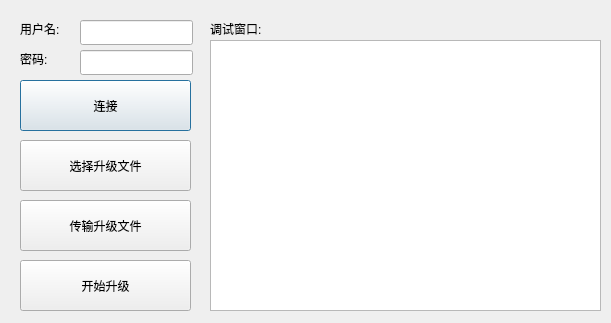
<?xml version="1.0" encoding="UTF-8"?>
<ui version="4.0">
 <class>sshpasswordDlg</class>
 <widget class="QDialog" name="sshpasswordDlg">
  <property name="geometry">
   <rect>
    <x>0</x>
    <y>0</y>
    <width>611</width>
    <height>323</height>
   </rect>
  </property>
  <property name="windowTitle">
   <string>Dialog</string>
  </property>
  <widget class="QLabel" name="label">
   <property name="geometry">
    <rect>
     <x>20</x>
     <y>20</y>
     <width>51</width>
     <height>17</height>
    </rect>
   </property>
   <property name="text">
    <string>用户名:</string>
   </property>
  </widget>
  <widget class="QLineEdit" name="sshusename">
   <property name="geometry">
    <rect>
     <x>80</x>
     <y>20</y>
     <width>113</width>
     <height>25</height>
    </rect>
   </property>
  </widget>
  <widget class="QLabel" name="label_2">
   <property name="geometry">
    <rect>
     <x>20</x>
     <y>50</y>
     <width>51</width>
     <height>17</height>
    </rect>
   </property>
   <property name="text">
    <string>密码:</string>
   </property>
  </widget>
  <widget class="QLineEdit" name="sshpassword">
   <property name="geometry">
    <rect>
     <x>80</x>
     <y>50</y>
     <width>113</width>
     <height>25</height>
    </rect>
   </property>
  </widget>
  <widget class="QPushButton" name="sshlinkBtn">
   <property name="geometry">
    <rect>
     <x>20</x>
     <y>80</y>
     <width>171</width>
     <height>51</height>
    </rect>
   </property>
   <property name="text">
    <string>连接</string>
   </property>
  </widget>
  <widget class="QPushButton" name="sshfileBtn">
   <property name="geometry">
    <rect>
     <x>20</x>
     <y>140</y>
     <width>171</width>
     <height>51</height>
    </rect>
   </property>
   <property name="text">
    <string>选择升级文件</string>
   </property>
  </widget>
  <widget class="QPushButton" name="sshsetupBtn">
   <property name="geometry">
    <rect>
     <x>20</x>
     <y>200</y>
     <width>171</width>
     <height>51</height>
    </rect>
   </property>
   <property name="text">
    <string>传输升级文件</string>
   </property>
  </widget>
  <widget class="QTextBrowser" name="record">
   <property name="geometry">
    <rect>
     <x>210</x>
     <y>40</y>
     <width>391</width>
     <height>271</height>
    </rect>
   </property>
  </widget>
  <widget class="QLabel" name="label_3">
   <property name="geometry">
    <rect>
     <x>210</x>
     <y>20</y>
     <width>67</width>
     <height>17</height>
    </rect>
   </property>
   <property name="text">
    <string>调试窗口:</string>
   </property>
  </widget>
  <widget class="QPushButton" name="sshcmdBtn">
   <property name="geometry">
    <rect>
     <x>20</x>
     <y>260</y>
     <width>171</width>
     <height>51</height>
    </rect>
   </property>
   <property name="text">
    <string>开始升级</string>
   </property>
  </widget>
 </widget>
 <resources/>
 <connections/>
</ui>
